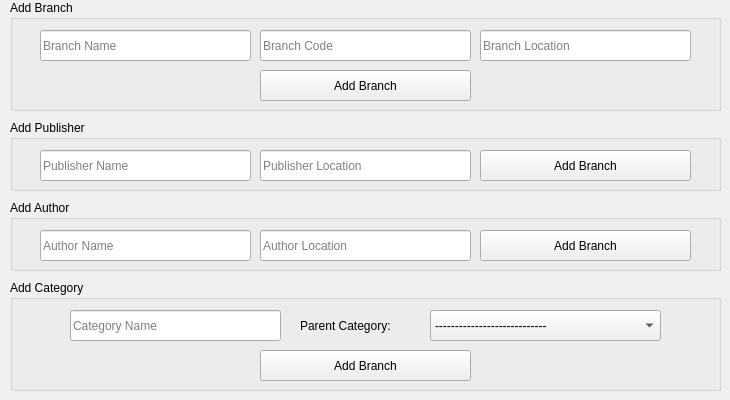
      <widget class="QWidget" name="tab_14">
       <attribute name="title">
        <string>Add Data</string>
       </attribute>
       <widget class="QGroupBox" name="groupBox">
        <property name="geometry">
         <rect>
          <x>10</x>
          <y>0</y>
          <width>711</width>
          <height>111</height>
         </rect>
        </property>
        <property name="title">
         <string>Add Branch</string>
        </property>
        <widget class="QLineEdit" name="lineEdit_20">
         <property name="geometry">
          <rect>
           <x>30</x>
           <y>30</y>
           <width>211</width>
           <height>31</height>
          </rect>
         </property>
         <property name="placeholderText">
          <string>Branch Name</string>
         </property>
        </widget>
        <widget class="QLineEdit" name="lineEdit_21">
         <property name="geometry">
          <rect>
           <x>250</x>
           <y>30</y>
           <width>211</width>
           <height>31</height>
          </rect>
         </property>
         <property name="placeholderText">
          <string>Branch Code</string>
         </property>
        </widget>
        <widget class="QLineEdit" name="lineEdit_22">
         <property name="geometry">
          <rect>
           <x>470</x>
           <y>30</y>
           <width>211</width>
           <height>31</height>
          </rect>
         </property>
         <property name="placeholderText">
          <string>Branch Location</string>
         </property>
        </widget>
        <widget class="QPushButton" name="pushButton_19">
         <property name="geometry">
          <rect>
           <x>250</x>
           <y>70</y>
           <width>211</width>
           <height>31</height>
          </rect>
         </property>
         <property name="text">
          <string>Add Branch</string>
         </property>
        </widget>
        <zorder>lineEdit_21</zorder>
        <zorder>lineEdit_22</zorder>
        <zorder>lineEdit_20</zorder>
        <zorder>pushButton_19</zorder>
       </widget>
       <widget class="QGroupBox" name="groupBox_2">
        <property name="geometry">
         <rect>
          <x>10</x>
          <y>120</y>
          <width>711</width>
          <height>71</height>
         </rect>
        </property>
        <property name="title">
         <string>Add Publisher</string>
        </property>
        <widget class="QLineEdit" name="lineEdit_26">
         <property name="geometry">
          <rect>
           <x>30</x>
           <y>30</y>
           <width>211</width>
           <height>31</height>
          </rect>
         </property>
         <property name="placeholderText">
          <string>Publisher Name</string>
         </property>
        </widget>
        <widget class="QLineEdit" name="lineEdit_28">
         <property name="geometry">
          <rect>
           <x>250</x>
           <y>30</y>
           <width>211</width>
           <height>31</height>
          </rect>
         </property>
         <property name="placeholderText">
          <string>Publisher Location</string>
         </property>
        </widget>
        <widget class="QPushButton" name="pushButton_21">
         <property name="geometry">
          <rect>
           <x>470</x>
           <y>30</y>
           <width>211</width>
           <height>31</height>
          </rect>
         </property>
         <property name="text">
          <string>Add Branch</string>
         </property>
        </widget>
       </widget>
       <widget class="QGroupBox" name="groupBox_3">
        <property name="geometry">
         <rect>
          <x>10</x>
          <y>200</y>
          <width>711</width>
          <height>71</height>
         </rect>
        </property>
        <property name="title">
         <string>Add Author</string>
        </property>
        <widget class="QLineEdit" name="lineEdit_31">
         <property name="geometry">
          <rect>
           <x>30</x>
           <y>30</y>
           <width>211</width>
           <height>31</height>
          </rect>
         </property>
         <property name="placeholderText">
          <string>Author Name</string>
         </property>
        </widget>
        <widget class="QLineEdit" name="lineEdit_32">
         <property name="geometry">
          <rect>
           <x>250</x>
           <y>30</y>
           <width>211</width>
           <height>31</height>
          </rect>
         </property>
         <property name="placeholderText">
          <string>Author Location</string>
         </property>
        </widget>
        <widget class="QPushButton" name="pushButton_23">
         <property name="geometry">
          <rect>
           <x>470</x>
           <y>30</y>
           <width>211</width>
           <height>31</height>
          </rect>
         </property>
         <property name="text">
          <string>Add Branch</string>
         </property>
        </widget>
       </widget>
       <widget class="QGroupBox" name="groupBox_4">
        <property name="geometry">
         <rect>
          <x>10</x>
          <y>280</y>
          <width>711</width>
          <height>111</height>
         </rect>
        </property>
        <property name="title">
         <string>Add Category</string>
        </property>
        <widget class="QLineEdit" name="lineEdit_33">
         <property name="geometry">
          <rect>
           <x>60</x>
           <y>30</y>
           <width>211</width>
           <height>31</height>
          </rect>
         </property>
         <property name="placeholderText">
          <string>Category Name</string>
         </property>
        </widget>
        <widget class="QPushButton" name="pushButton_24">
         <property name="geometry">
          <rect>
           <x>250</x>
           <y>70</y>
           <width>211</width>
           <height>31</height>
          </rect>
         </property>
         <property name="text">
          <string>Add Branch</string>
         </property>
        </widget>
        <widget class="QLabel" name="label_24">
         <property name="geometry">
          <rect>
           <x>290</x>
           <y>30</y>
           <width>121</width>
           <height>31</height>
          </rect>
         </property>
         <property name="text">
          <string>Parent Category:</string>
         </property>
        </widget>
        <widget class="QComboBox" name="comboBox_12">
         <property name="geometry">
          <rect>
           <x>420</x>
           <y>30</y>
           <width>231</width>
           <height>31</height>
          </rect>
         </property>
         <item>
          <property name="text">
           <string>----------------------------</string>
          </property>
         </item>
        </widget>
       </widget>
      </widget>
